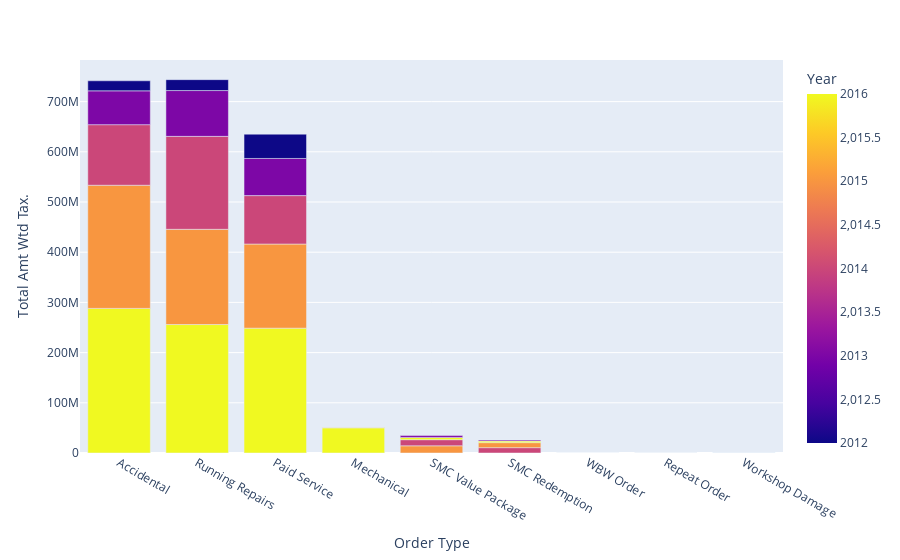

Notebook source saved alongside this figure:
### Code cell
fig = px.bar(services_type, x='Order Type', y='Total Amt Wtd Tax.',color="Year")
fig.show()

### Figure 1 — Plotly figure (JSON) as saved in the notebook; plotly's stock layout.template omitted (floating-point values rounded to 4 significant figures)
{"data": [{"alignmentgroup": "True", "hovertemplate": "Order Type=%{x}<br>Total Amt Wtd Tax.=%{y}<br>Year=%{marker.color}<extra></extra>", "legendgroup": "", "marker": {"color": [2016, 2016, 2016, 2015, 2015, 2014, 2015, 2014, 2014, 2013, 2013, 2013, 2016, 2012, 2012, 2012, 2015, 2014, 2014, 2015, 2016, 2013, 2016, 2013, 2015, 2016, 2013, 2014, 2016, 2012, 2013, 2015], "coloraxis": "coloraxis"}, "name": "", "offsetgroup": "", "orientation": "v", "showlegend": false, "textposition": "auto", "type": "bar", "x": ["Accidental", "Running Repairs", "Paid Service", "Accidental", "Running Repairs", "Running Repairs", "Paid Service", "Accidental", "Paid Service", "Running Repairs", "Paid Service", "Accidental", "Mechanical", "Paid Service", "Running Repairs", "Accidental", "SMC Value Package", "SMC Value Package", "SMC Redemption", "SMC Redemption", "SMC Value Package", "SMC Value Package", "SMC Redemption", "SMC Redemption", "Mechanical", "WBW Order", "Repeat Order", "Workshop Damage", "Repeat Order", "Workshop Damage", "Workshop Damage", "Workshop Damage"], "xaxis": "x", "y": [288100000.0, 255900000.0, 248700000.0, 245300000.0, 189700000.0, 185200000.0, 167600000.0, 120700000.0, 96470000.0, 91250000.0, 73980000.0, 67400000.0, 50230000.0, 48400000.0, 21710000.0, 20000000.0, 14320000.0, 12220000.0, 10650000.0, 10010000.0, 4438000.0, 3746000.0, 3067000.0, 1926000.0, 352400.0, 131300.0, 4007.0, 0, 0, 0, 0, 0], "yaxis": "y"}], "layout": {"barmode": "relative", "coloraxis": {"colorbar": {"title": {"text": "Year"}}, "colorscale": [[0, "#0d0887"], [0.1111, "#46039f"], [0.2222, "#7201a8"], [0.3333, "#9c179e"], [0.4444, "#bd3786"], [0.5556, "#d8576b"], [0.6667, "#ed7953"], [0.7778, "#fb9f3a"], [0.8889, "#fdca26"], [1, "#f0f921"]]}, "legend": {"tracegroupgap": 0}, "margin": {"t": 60}, "xaxis": {"anchor": "y", "domain": [0, 1], "title": {"text": "Order Type"}}, "yaxis": {"anchor": "x", "domain": [0, 1], "title": {"text": "Total Amt Wtd Tax."}}}}
